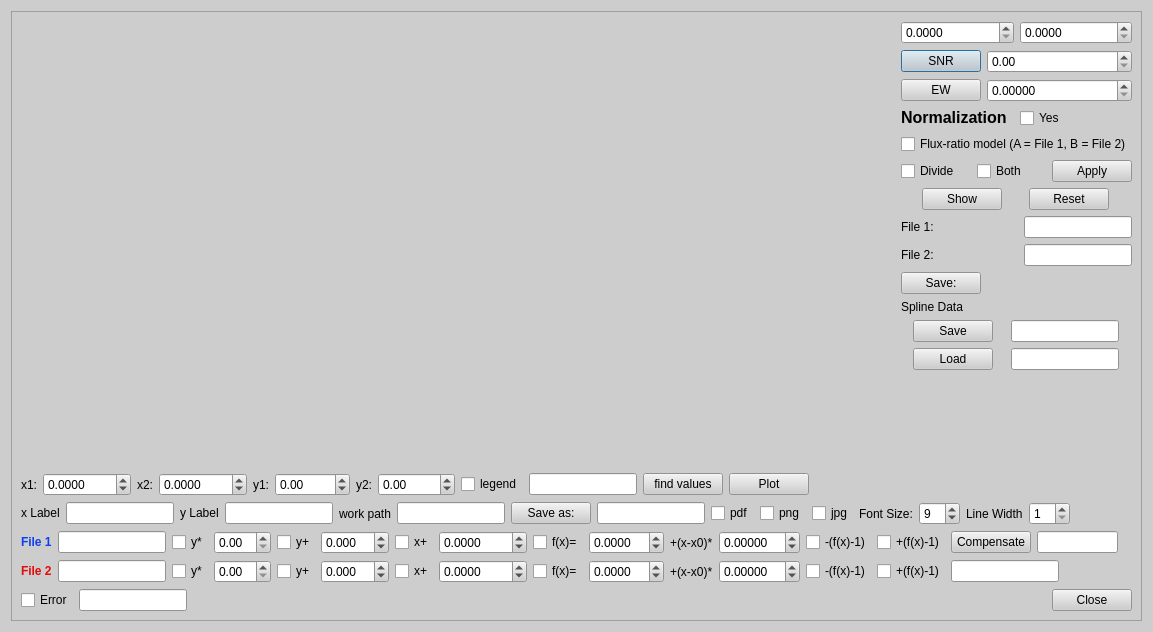
<?xml version="1.0" encoding="UTF-8"?>
<ui version="4.0">
 <class>PlotSpec</class>
 <widget class="QDialog" name="PlotSpec">
  <property name="geometry">
   <rect>
    <x>0</x>
    <y>0</y>
    <width>1153</width>
    <height>632</height>
   </rect>
  </property>
  <property name="minimumSize">
   <size>
    <width>200</width>
    <height>50</height>
   </size>
  </property>
  <property name="palette">
   <palette>
    <active>
     <colorrole role="WindowText">
      <brush brushstyle="SolidPattern">
       <color alpha="255">
        <red>0</red>
        <green>0</green>
        <blue>0</blue>
       </color>
      </brush>
     </colorrole>
     <colorrole role="Button">
      <brush brushstyle="SolidPattern">
       <color alpha="255">
        <red>205</red>
        <green>205</green>
        <blue>205</blue>
       </color>
      </brush>
     </colorrole>
     <colorrole role="Light">
      <brush brushstyle="SolidPattern">
       <color alpha="255">
        <red>255</red>
        <green>255</green>
        <blue>255</blue>
       </color>
      </brush>
     </colorrole>
     <colorrole role="Midlight">
      <brush brushstyle="SolidPattern">
       <color alpha="255">
        <red>230</red>
        <green>230</green>
        <blue>230</blue>
       </color>
      </brush>
     </colorrole>
     <colorrole role="Dark">
      <brush brushstyle="SolidPattern">
       <color alpha="255">
        <red>102</red>
        <green>102</green>
        <blue>102</blue>
       </color>
      </brush>
     </colorrole>
     <colorrole role="Mid">
      <brush brushstyle="SolidPattern">
       <color alpha="255">
        <red>137</red>
        <green>137</green>
        <blue>137</blue>
       </color>
      </brush>
     </colorrole>
     <colorrole role="Text">
      <brush brushstyle="SolidPattern">
       <color alpha="255">
        <red>0</red>
        <green>0</green>
        <blue>0</blue>
       </color>
      </brush>
     </colorrole>
     <colorrole role="BrightText">
      <brush brushstyle="SolidPattern">
       <color alpha="255">
        <red>255</red>
        <green>255</green>
        <blue>255</blue>
       </color>
      </brush>
     </colorrole>
     <colorrole role="ButtonText">
      <brush brushstyle="SolidPattern">
       <color alpha="255">
        <red>0</red>
        <green>0</green>
        <blue>0</blue>
       </color>
      </brush>
     </colorrole>
     <colorrole role="Base">
      <brush brushstyle="SolidPattern">
       <color alpha="255">
        <red>255</red>
        <green>255</green>
        <blue>255</blue>
       </color>
      </brush>
     </colorrole>
     <colorrole role="Window">
      <brush brushstyle="SolidPattern">
       <color alpha="255">
        <red>205</red>
        <green>205</green>
        <blue>205</blue>
       </color>
      </brush>
     </colorrole>
     <colorrole role="Shadow">
      <brush brushstyle="SolidPattern">
       <color alpha="255">
        <red>0</red>
        <green>0</green>
        <blue>0</blue>
       </color>
      </brush>
     </colorrole>
     <colorrole role="AlternateBase">
      <brush brushstyle="SolidPattern">
       <color alpha="255">
        <red>230</red>
        <green>230</green>
        <blue>230</blue>
       </color>
      </brush>
     </colorrole>
     <colorrole role="ToolTipBase">
      <brush brushstyle="SolidPattern">
       <color alpha="255">
        <red>255</red>
        <green>255</green>
        <blue>220</blue>
       </color>
      </brush>
     </colorrole>
     <colorrole role="ToolTipText">
      <brush brushstyle="SolidPattern">
       <color alpha="255">
        <red>0</red>
        <green>0</green>
        <blue>0</blue>
       </color>
      </brush>
     </colorrole>
     <colorrole role="PlaceholderText">
      <brush brushstyle="NoBrush">
       <color alpha="128">
        <red>0</red>
        <green>0</green>
        <blue>0</blue>
       </color>
      </brush>
     </colorrole>
    </active>
    <inactive>
     <colorrole role="WindowText">
      <brush brushstyle="SolidPattern">
       <color alpha="255">
        <red>0</red>
        <green>0</green>
        <blue>0</blue>
       </color>
      </brush>
     </colorrole>
     <colorrole role="Button">
      <brush brushstyle="SolidPattern">
       <color alpha="255">
        <red>205</red>
        <green>205</green>
        <blue>205</blue>
       </color>
      </brush>
     </colorrole>
     <colorrole role="Light">
      <brush brushstyle="SolidPattern">
       <color alpha="255">
        <red>255</red>
        <green>255</green>
        <blue>255</blue>
       </color>
      </brush>
     </colorrole>
     <colorrole role="Midlight">
      <brush brushstyle="SolidPattern">
       <color alpha="255">
        <red>230</red>
        <green>230</green>
        <blue>230</blue>
       </color>
      </brush>
     </colorrole>
     <colorrole role="Dark">
      <brush brushstyle="SolidPattern">
       <color alpha="255">
        <red>102</red>
        <green>102</green>
        <blue>102</blue>
       </color>
      </brush>
     </colorrole>
     <colorrole role="Mid">
      <brush brushstyle="SolidPattern">
       <color alpha="255">
        <red>137</red>
        <green>137</green>
        <blue>137</blue>
       </color>
      </brush>
     </colorrole>
     <colorrole role="Text">
      <brush brushstyle="SolidPattern">
       <color alpha="255">
        <red>0</red>
        <green>0</green>
        <blue>0</blue>
       </color>
      </brush>
     </colorrole>
     <colorrole role="BrightText">
      <brush brushstyle="SolidPattern">
       <color alpha="255">
        <red>255</red>
        <green>255</green>
        <blue>255</blue>
       </color>
      </brush>
     </colorrole>
     <colorrole role="ButtonText">
      <brush brushstyle="SolidPattern">
       <color alpha="255">
        <red>0</red>
        <green>0</green>
        <blue>0</blue>
       </color>
      </brush>
     </colorrole>
     <colorrole role="Base">
      <brush brushstyle="SolidPattern">
       <color alpha="255">
        <red>255</red>
        <green>255</green>
        <blue>255</blue>
       </color>
      </brush>
     </colorrole>
     <colorrole role="Window">
      <brush brushstyle="SolidPattern">
       <color alpha="255">
        <red>205</red>
        <green>205</green>
        <blue>205</blue>
       </color>
      </brush>
     </colorrole>
     <colorrole role="Shadow">
      <brush brushstyle="SolidPattern">
       <color alpha="255">
        <red>0</red>
        <green>0</green>
        <blue>0</blue>
       </color>
      </brush>
     </colorrole>
     <colorrole role="AlternateBase">
      <brush brushstyle="SolidPattern">
       <color alpha="255">
        <red>230</red>
        <green>230</green>
        <blue>230</blue>
       </color>
      </brush>
     </colorrole>
     <colorrole role="ToolTipBase">
      <brush brushstyle="SolidPattern">
       <color alpha="255">
        <red>255</red>
        <green>255</green>
        <blue>220</blue>
       </color>
      </brush>
     </colorrole>
     <colorrole role="ToolTipText">
      <brush brushstyle="SolidPattern">
       <color alpha="255">
        <red>0</red>
        <green>0</green>
        <blue>0</blue>
       </color>
      </brush>
     </colorrole>
     <colorrole role="PlaceholderText">
      <brush brushstyle="NoBrush">
       <color alpha="128">
        <red>0</red>
        <green>0</green>
        <blue>0</blue>
       </color>
      </brush>
     </colorrole>
    </inactive>
    <disabled>
     <colorrole role="WindowText">
      <brush brushstyle="SolidPattern">
       <color alpha="255">
        <red>102</red>
        <green>102</green>
        <blue>102</blue>
       </color>
      </brush>
     </colorrole>
     <colorrole role="Button">
      <brush brushstyle="SolidPattern">
       <color alpha="255">
        <red>205</red>
        <green>205</green>
        <blue>205</blue>
       </color>
      </brush>
     </colorrole>
     <colorrole role="Light">
      <brush brushstyle="SolidPattern">
       <color alpha="255">
        <red>255</red>
        <green>255</green>
        <blue>255</blue>
       </color>
      </brush>
     </colorrole>
     <colorrole role="Midlight">
      <brush brushstyle="SolidPattern">
       <color alpha="255">
        <red>230</red>
        <green>230</green>
        <blue>230</blue>
       </color>
      </brush>
     </colorrole>
     <colorrole role="Dark">
      <brush brushstyle="SolidPattern">
       <color alpha="255">
        <red>102</red>
        <green>102</green>
        <blue>102</blue>
       </color>
      </brush>
     </colorrole>
     <colorrole role="Mid">
      <brush brushstyle="SolidPattern">
       <color alpha="255">
        <red>137</red>
        <green>137</green>
        <blue>137</blue>
       </color>
      </brush>
     </colorrole>
     <colorrole role="Text">
      <brush brushstyle="SolidPattern">
       <color alpha="255">
        <red>102</red>
        <green>102</green>
        <blue>102</blue>
       </color>
      </brush>
     </colorrole>
     <colorrole role="BrightText">
      <brush brushstyle="SolidPattern">
       <color alpha="255">
        <red>255</red>
        <green>255</green>
        <blue>255</blue>
       </color>
      </brush>
     </colorrole>
     <colorrole role="ButtonText">
      <brush brushstyle="SolidPattern">
       <color alpha="255">
        <red>102</red>
        <green>102</green>
        <blue>102</blue>
       </color>
      </brush>
     </colorrole>
     <colorrole role="Base">
      <brush brushstyle="SolidPattern">
       <color alpha="255">
        <red>205</red>
        <green>205</green>
        <blue>205</blue>
       </color>
      </brush>
     </colorrole>
     <colorrole role="Window">
      <brush brushstyle="SolidPattern">
       <color alpha="255">
        <red>205</red>
        <green>205</green>
        <blue>205</blue>
       </color>
      </brush>
     </colorrole>
     <colorrole role="Shadow">
      <brush brushstyle="SolidPattern">
       <color alpha="255">
        <red>0</red>
        <green>0</green>
        <blue>0</blue>
       </color>
      </brush>
     </colorrole>
     <colorrole role="AlternateBase">
      <brush brushstyle="SolidPattern">
       <color alpha="255">
        <red>205</red>
        <green>205</green>
        <blue>205</blue>
       </color>
      </brush>
     </colorrole>
     <colorrole role="ToolTipBase">
      <brush brushstyle="SolidPattern">
       <color alpha="255">
        <red>255</red>
        <green>255</green>
        <blue>220</blue>
       </color>
      </brush>
     </colorrole>
     <colorrole role="ToolTipText">
      <brush brushstyle="SolidPattern">
       <color alpha="255">
        <red>0</red>
        <green>0</green>
        <blue>0</blue>
       </color>
      </brush>
     </colorrole>
     <colorrole role="PlaceholderText">
      <brush brushstyle="NoBrush">
       <color alpha="128">
        <red>0</red>
        <green>0</green>
        <blue>0</blue>
       </color>
      </brush>
     </colorrole>
    </disabled>
   </palette>
  </property>
  <property name="font">
   <font>
    <pointsize>9</pointsize>
   </font>
  </property>
  <property name="windowTitle">
   <string>Dialog</string>
  </property>
  <layout class="QGridLayout" name="gridLayout">
   <item row="0" column="0">
    <widget class="QScrollArea" name="scrollArea">
     <property name="widgetResizable">
      <bool>true</bool>
     </property>
     <widget class="QWidget" name="scrollAreaWidgetContents">
      <property name="geometry">
       <rect>
        <x>0</x>
        <y>0</y>
        <width>1133</width>
        <height>612</height>
       </rect>
      </property>
      <layout class="QGridLayout" name="gridLayout_2">
       <item row="0" column="0">
        <layout class="QHBoxLayout" name="horizontalLayout_9">
         <item>
          <widget class="QCustomPlot" name="customPlot" native="true">
           <property name="sizePolicy">
            <sizepolicy hsizetype="Expanding" vsizetype="Expanding">
             <horstretch>0</horstretch>
             <verstretch>0</verstretch>
            </sizepolicy>
           </property>
           <property name="minimumSize">
            <size>
             <width>200</width>
             <height>0</height>
            </size>
           </property>
          </widget>
         </item>
         <item>
          <layout class="QVBoxLayout" name="verticalLayout_2">
           <item>
            <layout class="QHBoxLayout" name="horizontalLayout_8">
             <item>
              <widget class="QDoubleSpinBox" name="doubleSpinBox_17">
               <property name="decimals">
                <number>4</number>
               </property>
               <property name="maximum">
                <double>9999.989999999999782</double>
               </property>
              </widget>
             </item>
             <item>
              <widget class="QDoubleSpinBox" name="doubleSpinBox_18">
               <property name="decimals">
                <number>4</number>
               </property>
               <property name="maximum">
                <double>9999.989999999999782</double>
               </property>
              </widget>
             </item>
            </layout>
           </item>
           <item>
            <layout class="QHBoxLayout" name="horizontalLayout_7">
             <item>
              <widget class="QPushButton" name="pushButton_12">
               <property name="sizePolicy">
                <sizepolicy hsizetype="Maximum" vsizetype="Fixed">
                 <horstretch>0</horstretch>
                 <verstretch>0</verstretch>
                </sizepolicy>
               </property>
               <property name="text">
                <string>SNR</string>
               </property>
              </widget>
             </item>
             <item>
              <widget class="QDoubleSpinBox" name="doubleSpinBox_15">
               <property name="sizePolicy">
                <sizepolicy hsizetype="Preferred" vsizetype="Fixed">
                 <horstretch>0</horstretch>
                 <verstretch>0</verstretch>
                </sizepolicy>
               </property>
               <property name="maximum">
                <double>99999.990000000005239</double>
               </property>
              </widget>
             </item>
            </layout>
           </item>
           <item>
            <layout class="QHBoxLayout" name="horizontalLayout_6">
             <item>
              <widget class="QPushButton" name="pushButton_13">
               <property name="sizePolicy">
                <sizepolicy hsizetype="Maximum" vsizetype="Fixed">
                 <horstretch>0</horstretch>
                 <verstretch>0</verstretch>
                </sizepolicy>
               </property>
               <property name="text">
                <string>EW</string>
               </property>
              </widget>
             </item>
             <item>
              <widget class="QDoubleSpinBox" name="doubleSpinBox_16">
               <property name="sizePolicy">
                <sizepolicy hsizetype="Preferred" vsizetype="Fixed">
                 <horstretch>0</horstretch>
                 <verstretch>0</verstretch>
                </sizepolicy>
               </property>
               <property name="decimals">
                <number>5</number>
               </property>
               <property name="maximum">
                <double>999.990000000000009</double>
               </property>
              </widget>
             </item>
            </layout>
           </item>
           <item>
            <layout class="QHBoxLayout" name="horizontalLayout_17">
             <item>
              <widget class="QLabel" name="label_15">
               <property name="text">
                <string>&lt;html&gt;&lt;head/&gt;&lt;body&gt;&lt;p&gt;&lt;span style=&quot; font-size:12pt; font-weight:600;&quot;&gt;Normalization&lt;/span&gt;&lt;/p&gt;&lt;/body&gt;&lt;/html&gt;</string>
               </property>
              </widget>
             </item>
             <item>
              <widget class="QCheckBox" name="checkBox_16">
               <property name="sizePolicy">
                <sizepolicy hsizetype="Preferred" vsizetype="Fixed">
                 <horstretch>0</horstretch>
                 <verstretch>0</verstretch>
                </sizepolicy>
               </property>
               <property name="text">
                <string>Yes</string>
               </property>
              </widget>
             </item>
            </layout>
           </item>
           <item>
            <widget class="QCheckBox" name="checkBox_rmodel">
             <property name="text">
              <string>Flux-ratio model (A = File 1, B = File 2)</string>
             </property>
             <property name="toolTip">
              <string>Continuum correction with the flux ratio F_A/F_B(lambda) of the main window (Data tab: flux ratio, lambda dependence). Click continuum points of File 1 (component A) and Apply: A + (1 - s), B - r(lambda) (1 - s), with s the spline. Both components end on the continuum 1 and the model of the observations is unchanged.</string>
             </property>
            </widget>
           </item>
           <item>
            <layout class="QHBoxLayout" name="horizontalLayout_5">
             <item>
              <widget class="QCheckBox" name="checkBox_13">
               <property name="sizePolicy">
                <sizepolicy hsizetype="Preferred" vsizetype="Fixed">
                 <horstretch>0</horstretch>
                 <verstretch>0</verstretch>
                </sizepolicy>
               </property>
               <property name="text">
                <string>Divide</string>
               </property>
              </widget>
             </item>
             <item>
              <widget class="QCheckBox" name="checkBox_17">
               <property name="text">
                <string>Both</string>
               </property>
              </widget>
             </item>
             <item>
              <widget class="QPushButton" name="pushButton_6">
               <property name="sizePolicy">
                <sizepolicy hsizetype="Maximum" vsizetype="Fixed">
                 <horstretch>0</horstretch>
                 <verstretch>0</verstretch>
                </sizepolicy>
               </property>
               <property name="text">
                <string>Apply</string>
               </property>
              </widget>
             </item>
            </layout>
           </item>
           <item>
            <layout class="QHBoxLayout" name="horizontalLayout_10">
             <item>
              <widget class="QPushButton" name="pushButton_8">
               <property name="sizePolicy">
                <sizepolicy hsizetype="Maximum" vsizetype="Fixed">
                 <horstretch>0</horstretch>
                 <verstretch>0</verstretch>
                </sizepolicy>
               </property>
               <property name="text">
                <string>Show</string>
               </property>
              </widget>
             </item>
             <item>
              <widget class="QPushButton" name="pushButton_7">
               <property name="sizePolicy">
                <sizepolicy hsizetype="Maximum" vsizetype="Fixed">
                 <horstretch>0</horstretch>
                 <verstretch>0</verstretch>
                </sizepolicy>
               </property>
               <property name="text">
                <string>Reset</string>
               </property>
              </widget>
             </item>
            </layout>
           </item>
           <item>
            <layout class="QHBoxLayout" name="horizontalLayout_11">
             <item>
              <widget class="QLabel" name="label_16">
               <property name="text">
                <string>File 1:</string>
               </property>
              </widget>
             </item>
             <item>
              <widget class="QLineEdit" name="lineEdit_8">
               <property name="sizePolicy">
                <sizepolicy hsizetype="Maximum" vsizetype="Fixed">
                 <horstretch>0</horstretch>
                 <verstretch>0</verstretch>
                </sizepolicy>
               </property>
              </widget>
             </item>
            </layout>
           </item>
           <item>
            <layout class="QHBoxLayout" name="horizontalLayout_13">
             <item>
              <widget class="QLabel" name="label_17">
               <property name="text">
                <string>File 2:</string>
               </property>
              </widget>
             </item>
             <item>
              <widget class="QLineEdit" name="lineEdit_9">
               <property name="sizePolicy">
                <sizepolicy hsizetype="Maximum" vsizetype="Fixed">
                 <horstretch>0</horstretch>
                 <verstretch>0</verstretch>
                </sizepolicy>
               </property>
              </widget>
             </item>
            </layout>
           </item>
           <item>
            <widget class="QPushButton" name="pushButton_9">
             <property name="sizePolicy">
              <sizepolicy hsizetype="Maximum" vsizetype="Fixed">
               <horstretch>0</horstretch>
               <verstretch>0</verstretch>
              </sizepolicy>
             </property>
             <property name="text">
              <string>Save:</string>
             </property>
            </widget>
           </item>
           <item>
            <widget class="QLabel" name="label_18">
             <property name="text">
              <string>Spline Data</string>
             </property>
            </widget>
           </item>
           <item>
            <layout class="QHBoxLayout" name="horizontalLayout_14">
             <item>
              <widget class="QPushButton" name="pushButton_10">
               <property name="sizePolicy">
                <sizepolicy hsizetype="Maximum" vsizetype="Fixed">
                 <horstretch>0</horstretch>
                 <verstretch>0</verstretch>
                </sizepolicy>
               </property>
               <property name="text">
                <string>Save</string>
               </property>
              </widget>
             </item>
             <item>
              <widget class="QLineEdit" name="lineEdit_10">
               <property name="sizePolicy">
                <sizepolicy hsizetype="Maximum" vsizetype="Fixed">
                 <horstretch>0</horstretch>
                 <verstretch>0</verstretch>
                </sizepolicy>
               </property>
              </widget>
             </item>
            </layout>
           </item>
           <item>
            <layout class="QHBoxLayout" name="horizontalLayout_15">
             <item>
              <widget class="QPushButton" name="pushButton_11">
               <property name="sizePolicy">
                <sizepolicy hsizetype="Maximum" vsizetype="Fixed">
                 <horstretch>0</horstretch>
                 <verstretch>0</verstretch>
                </sizepolicy>
               </property>
               <property name="text">
                <string>Load</string>
               </property>
              </widget>
             </item>
             <item>
              <widget class="QLineEdit" name="lineEdit_11">
               <property name="sizePolicy">
                <sizepolicy hsizetype="Maximum" vsizetype="Fixed">
                 <horstretch>0</horstretch>
                 <verstretch>0</verstretch>
                </sizepolicy>
               </property>
              </widget>
             </item>
            </layout>
           </item>
           <item>
            <spacer name="verticalSpacer">
             <property name="orientation">
              <enum>Qt::Vertical</enum>
             </property>
             <property name="sizeHint" stdset="0">
              <size>
               <width>20</width>
               <height>40</height>
              </size>
             </property>
            </spacer>
           </item>
          </layout>
         </item>
        </layout>
       </item>
       <item row="1" column="0">
        <layout class="QVBoxLayout" name="verticalLayout">
         <item>
          <layout class="QHBoxLayout" name="horizontalLayout">
           <item>
            <widget class="QLabel" name="label_2">
             <property name="text">
              <string>x1:</string>
             </property>
            </widget>
           </item>
           <item>
            <widget class="QDoubleSpinBox" name="doubleSpinBox">
             <property name="decimals">
              <number>4</number>
             </property>
             <property name="minimum">
              <double>-9999.000000000000000</double>
             </property>
             <property name="maximum">
              <double>9999.000000000000000</double>
             </property>
             <property name="singleStep">
              <double>0.100000000000000</double>
             </property>
            </widget>
           </item>
           <item>
            <widget class="QLabel" name="label_3">
             <property name="text">
              <string>x2:</string>
             </property>
            </widget>
           </item>
           <item>
            <widget class="QDoubleSpinBox" name="doubleSpinBox_2">
             <property name="decimals">
              <number>4</number>
             </property>
             <property name="minimum">
              <double>-9999.000000000000000</double>
             </property>
             <property name="maximum">
              <double>9999.000000000000000</double>
             </property>
             <property name="singleStep">
              <double>0.100000000000000</double>
             </property>
            </widget>
           </item>
           <item>
            <widget class="QLabel" name="label_5">
             <property name="text">
              <string>y1:</string>
             </property>
            </widget>
           </item>
           <item>
            <widget class="QDoubleSpinBox" name="doubleSpinBox_3">
             <property name="minimum">
              <double>-9999.000000000000000</double>
             </property>
             <property name="maximum">
              <double>9999.000000000000000</double>
             </property>
             <property name="value">
              <double>0.000000000000000</double>
             </property>
            </widget>
           </item>
           <item>
            <widget class="QLabel" name="label_4">
             <property name="text">
              <string>y2:</string>
             </property>
            </widget>
           </item>
           <item>
            <widget class="QDoubleSpinBox" name="doubleSpinBox_4">
             <property name="minimum">
              <double>-9999.000000000000000</double>
             </property>
             <property name="maximum">
              <double>99999.000000000000000</double>
             </property>
             <property name="singleStep">
              <double>0.100000000000000</double>
             </property>
            </widget>
           </item>
           <item>
            <widget class="QCheckBox" name="checkBox_4">
             <property name="text">
              <string>legend</string>
             </property>
            </widget>
           </item>
           <item>
            <widget class="QLineEdit" name="lineEdit_6">
             <property name="sizePolicy">
              <sizepolicy hsizetype="Minimum" vsizetype="Fixed">
               <horstretch>0</horstretch>
               <verstretch>0</verstretch>
              </sizepolicy>
             </property>
            </widget>
           </item>
           <item>
            <widget class="QPushButton" name="pushButton_3">
             <property name="sizePolicy">
              <sizepolicy hsizetype="Maximum" vsizetype="Fixed">
               <horstretch>0</horstretch>
               <verstretch>0</verstretch>
              </sizepolicy>
             </property>
             <property name="text">
              <string>find values</string>
             </property>
            </widget>
           </item>
           <item>
            <widget class="QPushButton" name="pushButton_2">
             <property name="sizePolicy">
              <sizepolicy hsizetype="Maximum" vsizetype="Fixed">
               <horstretch>0</horstretch>
               <verstretch>0</verstretch>
              </sizepolicy>
             </property>
             <property name="text">
              <string>Plot</string>
             </property>
            </widget>
           </item>
           <item>
            <spacer name="horizontalSpacer_3">
             <property name="orientation">
              <enum>Qt::Horizontal</enum>
             </property>
             <property name="sizeHint" stdset="0">
              <size>
               <width>40</width>
               <height>20</height>
              </size>
             </property>
            </spacer>
           </item>
          </layout>
         </item>
         <item>
          <layout class="QHBoxLayout" name="horizontalLayout_3">
           <item>
            <widget class="QLabel" name="label_6">
             <property name="sizePolicy">
              <sizepolicy hsizetype="Preferred" vsizetype="Maximum">
               <horstretch>0</horstretch>
               <verstretch>0</verstretch>
              </sizepolicy>
             </property>
             <property name="text">
              <string>x Label</string>
             </property>
            </widget>
           </item>
           <item>
            <widget class="QLineEdit" name="lineEdit_2">
             <property name="sizePolicy">
              <sizepolicy hsizetype="Minimum" vsizetype="Fixed">
               <horstretch>0</horstretch>
               <verstretch>0</verstretch>
              </sizepolicy>
             </property>
            </widget>
           </item>
           <item>
            <widget class="QLabel" name="label_7">
             <property name="sizePolicy">
              <sizepolicy hsizetype="Preferred" vsizetype="Maximum">
               <horstretch>0</horstretch>
               <verstretch>0</verstretch>
              </sizepolicy>
             </property>
             <property name="text">
              <string>y Label</string>
             </property>
            </widget>
           </item>
           <item>
            <widget class="QLineEdit" name="lineEdit_3">
             <property name="sizePolicy">
              <sizepolicy hsizetype="Minimum" vsizetype="Fixed">
               <horstretch>0</horstretch>
               <verstretch>0</verstretch>
              </sizepolicy>
             </property>
            </widget>
           </item>
           <item>
            <widget class="QLabel" name="label_9">
             <property name="text">
              <string>work path</string>
             </property>
            </widget>
           </item>
           <item>
            <widget class="QLineEdit" name="lineEdit_5">
             <property name="sizePolicy">
              <sizepolicy hsizetype="Minimum" vsizetype="Fixed">
               <horstretch>0</horstretch>
               <verstretch>0</verstretch>
              </sizepolicy>
             </property>
            </widget>
           </item>
           <item>
            <widget class="QPushButton" name="pushButton_4">
             <property name="sizePolicy">
              <sizepolicy hsizetype="Maximum" vsizetype="Fixed">
               <horstretch>0</horstretch>
               <verstretch>0</verstretch>
              </sizepolicy>
             </property>
             <property name="text">
              <string>Save as:</string>
             </property>
            </widget>
           </item>
           <item>
            <widget class="QLineEdit" name="lineEdit_4">
             <property name="sizePolicy">
              <sizepolicy hsizetype="Maximum" vsizetype="Fixed">
               <horstretch>0</horstretch>
               <verstretch>0</verstretch>
              </sizepolicy>
             </property>
            </widget>
           </item>
           <item>
            <widget class="QCheckBox" name="checkBox">
             <property name="text">
              <string>pdf</string>
             </property>
            </widget>
           </item>
           <item>
            <widget class="QCheckBox" name="checkBox_2">
             <property name="text">
              <string>png</string>
             </property>
            </widget>
           </item>
           <item>
            <widget class="QCheckBox" name="checkBox_3">
             <property name="text">
              <string>jpg</string>
             </property>
            </widget>
           </item>
           <item>
            <widget class="QLabel" name="label_11">
             <property name="text">
              <string>Font Size:</string>
             </property>
            </widget>
           </item>
           <item>
            <widget class="QSpinBox" name="spinBox">
             <property name="sizePolicy">
              <sizepolicy hsizetype="Maximum" vsizetype="Fixed">
               <horstretch>0</horstretch>
               <verstretch>0</verstretch>
              </sizepolicy>
             </property>
             <property name="value">
              <number>9</number>
             </property>
            </widget>
           </item>
           <item>
            <widget class="QLabel" name="label_13">
             <property name="text">
              <string>Line Width</string>
             </property>
            </widget>
           </item>
           <item>
            <widget class="QSpinBox" name="spinBox_2">
             <property name="minimum">
              <number>1</number>
             </property>
            </widget>
           </item>
           <item>
            <spacer name="horizontalSpacer">
             <property name="orientation">
              <enum>Qt::Horizontal</enum>
             </property>
             <property name="sizeHint" stdset="0">
              <size>
               <width>40</width>
               <height>20</height>
              </size>
             </property>
            </spacer>
           </item>
          </layout>
         </item>
         <item>
          <layout class="QHBoxLayout" name="horizontalLayout_2">
           <item>
            <widget class="QLabel" name="label">
             <property name="sizePolicy">
              <sizepolicy hsizetype="Preferred" vsizetype="Maximum">
               <horstretch>0</horstretch>
               <verstretch>0</verstretch>
              </sizepolicy>
             </property>
             <property name="text">
              <string>&lt;html&gt;&lt;head/&gt;&lt;body&gt;&lt;p&gt;&lt;span style=&quot; font-weight:600; color:#0c3ff2;&quot;&gt;File 1&lt;/span&gt;&lt;/p&gt;&lt;/body&gt;&lt;/html&gt;</string>
             </property>
            </widget>
           </item>
           <item>
            <widget class="QLineEdit" name="lineEdit">
             <property name="sizePolicy">
              <sizepolicy hsizetype="Minimum" vsizetype="Fixed">
               <horstretch>0</horstretch>
               <verstretch>0</verstretch>
              </sizepolicy>
             </property>
            </widget>
           </item>
           <item>
            <widget class="QCheckBox" name="checkBox_5">
             <property name="text">
              <string>y*</string>
             </property>
            </widget>
           </item>
           <item>
            <widget class="QDoubleSpinBox" name="doubleSpinBox_5">
             <property name="sizePolicy">
              <sizepolicy hsizetype="Maximum" vsizetype="Fixed">
               <horstretch>0</horstretch>
               <verstretch>0</verstretch>
              </sizepolicy>
             </property>
            </widget>
           </item>
           <item>
            <widget class="QCheckBox" name="checkBox_6">
             <property name="text">
              <string>y+</string>
             </property>
            </widget>
           </item>
           <item>
            <widget class="QDoubleSpinBox" name="doubleSpinBox_6">
             <property name="sizePolicy">
              <sizepolicy hsizetype="Maximum" vsizetype="Fixed">
               <horstretch>0</horstretch>
               <verstretch>0</verstretch>
              </sizepolicy>
             </property>
             <property name="decimals">
              <number>3</number>
             </property>
             <property name="minimum">
              <double>-99.000000000000000</double>
             </property>
             <property name="singleStep">
              <double>0.100000000000000</double>
             </property>
            </widget>
           </item>
           <item>
            <widget class="QCheckBox" name="checkBox_11">
             <property name="text">
              <string>x+</string>
             </property>
            </widget>
           </item>
           <item>
            <widget class="QDoubleSpinBox" name="doubleSpinBox_13">
             <property name="decimals">
              <number>4</number>
             </property>
             <property name="minimum">
              <double>-9999.000000000000000</double>
             </property>
             <property name="maximum">
              <double>9999.989999999999782</double>
             </property>
            </widget>
           </item>
           <item>
            <widget class="QCheckBox" name="checkBox_9">
             <property name="text">
              <string>f(x)=</string>
             </property>
            </widget>
           </item>
           <item>
            <widget class="QDoubleSpinBox" name="doubleSpinBox_9">
             <property name="decimals">
              <number>4</number>
             </property>
             <property name="minimum">
              <double>-99.000000000000000</double>
             </property>
             <property name="singleStep">
              <double>0.100000000000000</double>
             </property>
            </widget>
           </item>
           <item>
            <widget class="QLabel" name="label_8">
             <property name="text">
              <string>+(x-x0)*</string>
             </property>
            </widget>
           </item>
           <item>
            <widget class="QDoubleSpinBox" name="doubleSpinBox_10">
             <property name="decimals">
              <number>5</number>
             </property>
             <property name="minimum">
              <double>-99.000000000000000</double>
             </property>
             <property name="singleStep">
              <double>0.001000000000000</double>
             </property>
            </widget>
           </item>
           <item>
            <widget class="QCheckBox" name="checkBox_18">
             <property name="text">
              <string>-(f(x)-1)</string>
             </property>
            </widget>
           </item>
           <item>
            <widget class="QCheckBox" name="checkBox_19">
             <property name="text">
              <string>+(f(x)-1)</string>
             </property>
            </widget>
           </item>
           <item>
            <widget class="QPushButton" name="pushButton_5">
             <property name="text">
              <string>Compensate</string>
             </property>
            </widget>
           </item>
           <item>
            <widget class="QLineEdit" name="lineEdit_13">
             <property name="sizePolicy">
              <sizepolicy hsizetype="Maximum" vsizetype="Fixed">
               <horstretch>0</horstretch>
               <verstretch>0</verstretch>
              </sizepolicy>
             </property>
            </widget>
           </item>
           <item>
            <spacer name="horizontalSpacer_2">
             <property name="orientation">
              <enum>Qt::Horizontal</enum>
             </property>
             <property name="sizeHint" stdset="0">
              <size>
               <width>40</width>
               <height>15</height>
              </size>
             </property>
            </spacer>
           </item>
          </layout>
         </item>
         <item>
          <layout class="QHBoxLayout" name="horizontalLayout_4">
           <item>
            <widget class="QLabel" name="label_10">
             <property name="sizePolicy">
              <sizepolicy hsizetype="Preferred" vsizetype="Maximum">
               <horstretch>0</horstretch>
               <verstretch>0</verstretch>
              </sizepolicy>
             </property>
             <property name="text">
              <string>&lt;html&gt;&lt;head/&gt;&lt;body&gt;&lt;p&gt;&lt;span style=&quot; font-weight:600; color:#e30b0b;&quot;&gt;File 2&lt;/span&gt;&lt;/p&gt;&lt;/body&gt;&lt;/html&gt;</string>
             </property>
            </widget>
           </item>
           <item>
            <widget class="QLineEdit" name="lineEdit_7">
             <property name="sizePolicy">
              <sizepolicy hsizetype="Minimum" vsizetype="Fixed">
               <horstretch>0</horstretch>
               <verstretch>0</verstretch>
              </sizepolicy>
             </property>
            </widget>
           </item>
           <item>
            <widget class="QCheckBox" name="checkBox_7">
             <property name="text">
              <string>y*</string>
             </property>
            </widget>
           </item>
           <item>
            <widget class="QDoubleSpinBox" name="doubleSpinBox_7">
             <property name="sizePolicy">
              <sizepolicy hsizetype="Maximum" vsizetype="Fixed">
               <horstretch>0</horstretch>
               <verstretch>0</verstretch>
              </sizepolicy>
             </property>
            </widget>
           </item>
           <item>
            <widget class="QCheckBox" name="checkBox_8">
             <property name="text">
              <string>y+</string>
             </property>
            </widget>
           </item>
           <item>
            <widget class="QDoubleSpinBox" name="doubleSpinBox_8">
             <property name="sizePolicy">
              <sizepolicy hsizetype="Maximum" vsizetype="Fixed">
               <horstretch>0</horstretch>
               <verstretch>0</verstretch>
              </sizepolicy>
             </property>
             <property name="decimals">
              <number>3</number>
             </property>
             <property name="minimum">
              <double>-99.000000000000000</double>
             </property>
             <property name="singleStep">
              <double>0.100000000000000</double>
             </property>
            </widget>
           </item>
           <item>
            <widget class="QCheckBox" name="checkBox_12">
             <property name="text">
              <string>x+</string>
             </property>
            </widget>
           </item>
           <item>
            <widget class="QDoubleSpinBox" name="doubleSpinBox_14">
             <property name="decimals">
              <number>4</number>
             </property>
             <property name="minimum">
              <double>-9999.000000000000000</double>
             </property>
             <property name="maximum">
              <double>9999.989999999999782</double>
             </property>
            </widget>
           </item>
           <item>
            <widget class="QCheckBox" name="checkBox_10">
             <property name="text">
              <string>f(x)=</string>
             </property>
            </widget>
           </item>
           <item>
            <widget class="QDoubleSpinBox" name="doubleSpinBox_11">
             <property name="decimals">
              <number>4</number>
             </property>
             <property name="minimum">
              <double>-99.000000000000000</double>
             </property>
             <property name="singleStep">
              <double>0.100000000000000</double>
             </property>
            </widget>
           </item>
           <item>
            <widget class="QLabel" name="label_12">
             <property name="text">
              <string>+(x-x0)*</string>
             </property>
            </widget>
           </item>
           <item>
            <widget class="QDoubleSpinBox" name="doubleSpinBox_12">
             <property name="decimals">
              <number>5</number>
             </property>
             <property name="minimum">
              <double>-99.000000000000000</double>
             </property>
             <property name="singleStep">
              <double>0.001000000000000</double>
             </property>
            </widget>
           </item>
           <item>
            <widget class="QCheckBox" name="checkBox_20">
             <property name="text">
              <string>-(f(x)-1)</string>
             </property>
            </widget>
           </item>
           <item>
            <widget class="QCheckBox" name="checkBox_21">
             <property name="text">
              <string>+(f(x)-1)</string>
             </property>
            </widget>
           </item>
           <item>
            <widget class="QLineEdit" name="lineEdit_14">
             <property name="sizePolicy">
              <sizepolicy hsizetype="Maximum" vsizetype="Fixed">
               <horstretch>0</horstretch>
               <verstretch>0</verstretch>
              </sizepolicy>
             </property>
            </widget>
           </item>
           <item>
            <spacer name="horizontalSpacer_4">
             <property name="orientation">
              <enum>Qt::Horizontal</enum>
             </property>
             <property name="sizeHint" stdset="0">
              <size>
               <width>40</width>
               <height>20</height>
              </size>
             </property>
            </spacer>
           </item>
          </layout>
         </item>
         <item>
          <layout class="QHBoxLayout" name="horizontalLayout_16">
           <item>
            <widget class="QCheckBox" name="checkBox_15">
             <property name="text">
              <string>Error</string>
             </property>
            </widget>
           </item>
           <item>
            <widget class="QLineEdit" name="lineEdit_12">
             <property name="sizePolicy">
              <sizepolicy hsizetype="Maximum" vsizetype="Fixed">
               <horstretch>0</horstretch>
               <verstretch>0</verstretch>
              </sizepolicy>
             </property>
            </widget>
           </item>
           <item>
            <spacer name="horizontalSpacer_5">
             <property name="orientation">
              <enum>Qt::Horizontal</enum>
             </property>
             <property name="sizeHint" stdset="0">
              <size>
               <width>40</width>
               <height>20</height>
              </size>
             </property>
            </spacer>
           </item>
           <item>
            <widget class="QPushButton" name="pushButton">
             <property name="sizePolicy">
              <sizepolicy hsizetype="Maximum" vsizetype="Fixed">
               <horstretch>0</horstretch>
               <verstretch>0</verstretch>
              </sizepolicy>
             </property>
             <property name="text">
              <string>Close</string>
             </property>
            </widget>
           </item>
          </layout>
         </item>
        </layout>
       </item>
      </layout>
     </widget>
    </widget>
   </item>
  </layout>
 </widget>
 <customwidgets>
  <customwidget>
   <class>QCustomPlot</class>
   <extends>QWidget</extends>
   <header>qcustomplot.h</header>
   <container>1</container>
  </customwidget>
 </customwidgets>
 <resources/>
 <connections>
  <connection>
   <sender>pushButton</sender>
   <signal>clicked()</signal>
   <receiver>PlotSpec</receiver>
   <slot>close()</slot>
   <hints>
    <hint type="sourcelabel">
     <x>1131</x>
     <y>631</y>
    </hint>
    <hint type="destinationlabel">
     <x>865</x>
     <y>309</y>
    </hint>
   </hints>
  </connection>
 </connections>
</ui>
